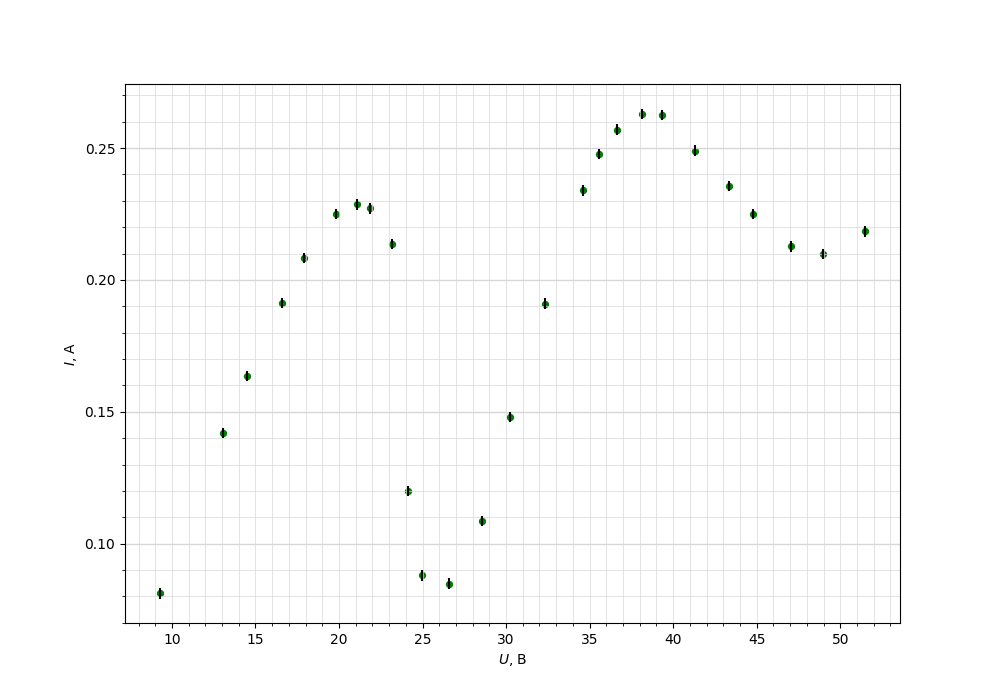

This figure's Python source:
import numpy as np
import matplotlib.pyplot as plt
from matplotlib.ticker import MultipleLocator

plt.figure(figsize=(10,7))  #Размер изображения
#plt.title('График зависимости тока коллектора от напряжения на аноде при задерживающем напряжении $U=8$ B') # Заголовок

x = [9.3,
13.05,
14.5,
16.6,
17.93,
19.8,
21.05,
21.88,
23.19,
24.14,
24.99,
26.6,
28.54,
30.24,
32.36,
34.6,
35.54,
36.62,
38.14,
39.33,
41.33,
43.34,
44.8,
47.08,
48.99,
51.47
] # Координата x
y = [0.0812,
0.1419,
0.1635,
0.1913,
0.2083,
0.225,
0.2287,
0.2271,
0.2137,
0.12,
0.088,
0.0848,
0.1086,
0.1481,
0.191,
0.234,
0.2478,
0.257,
0.263,
0.2625,
0.249,
0.2356,
0.225,
0.2127,
0.2099,
0.2184
] # Координата y


plt.scatter(x, y, s=18, c='green')  # Экспериментальные точки на графике

plt.xlabel('$U$, В') # Подпись абсцисс
plt.ylabel('$I$, А') # Подпись ординат

yerr = [0.002 for _y in y]  # Погрешность по y
xerr = [0 for _x in x] # Погрешность по x
plt.errorbar(x, y, xerr=xerr, yerr=yerr, fmt=" ", color='k')

#p = np.polyfit(x, y, deg=1) # Построение кривой по мнк
#p_f = np.poly1d(p)
#plt.plot(x, p_f(x))
#print(p_f)


DP = 2
ax = plt.gca()

## Характеристики сетки

ax.yaxis.set_minor_locator(MultipleLocator(0.01))
ax.yaxis.set_major_locator(MultipleLocator(0.05))
ax.xaxis.set_minor_locator(MultipleLocator(1))
ax.xaxis.set_major_locator(MultipleLocator(5))
ax.yaxis.grid(True,'major',linewidth=2/DP,linestyle='-',color='#d7d7d7')
ax.xaxis.grid(True,'minor',linewidth=1/DP,linestyle='-',color='#d7d7d7')
ax.yaxis.grid(True,'minor',linewidth=1/DP,linestyle='-',color='#d7d7d7')
ax.xaxis.grid(True,'major',linewidth=1/DP,linestyle='-',color='#d7d7d7',zorder=0)

plt.savefig('plot_8V')